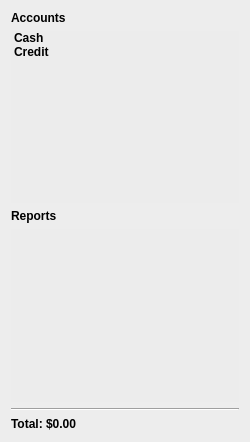
<?xml version="1.0" encoding="UTF-8"?>
<ui version="4.0">
 <class>SideBar</class>
 <widget class="QWidget" name="SideBar">
  <property name="geometry">
   <rect>
    <x>0</x>
    <y>0</y>
    <width>250</width>
    <height>442</height>
   </rect>
  </property>
  <property name="minimumSize">
   <size>
    <width>250</width>
    <height>0</height>
   </size>
  </property>
  <property name="maximumSize">
   <size>
    <width>250</width>
    <height>16777215</height>
   </size>
  </property>
  <property name="palette">
   <palette>
    <active>
     <colorrole role="Base">
      <brush brushstyle="SolidPattern">
       <color alpha="255">
        <red>255</red>
        <green>255</green>
        <blue>255</blue>
       </color>
      </brush>
     </colorrole>
     <colorrole role="Window">
      <brush brushstyle="SolidPattern">
       <color alpha="255">
        <red>237</red>
        <green>237</green>
        <blue>237</blue>
       </color>
      </brush>
     </colorrole>
    </active>
    <inactive>
     <colorrole role="Base">
      <brush brushstyle="SolidPattern">
       <color alpha="255">
        <red>255</red>
        <green>255</green>
        <blue>255</blue>
       </color>
      </brush>
     </colorrole>
     <colorrole role="Window">
      <brush brushstyle="SolidPattern">
       <color alpha="255">
        <red>237</red>
        <green>237</green>
        <blue>237</blue>
       </color>
      </brush>
     </colorrole>
    </inactive>
    <disabled>
     <colorrole role="Base">
      <brush brushstyle="SolidPattern">
       <color alpha="255">
        <red>237</red>
        <green>237</green>
        <blue>237</blue>
       </color>
      </brush>
     </colorrole>
     <colorrole role="Window">
      <brush brushstyle="SolidPattern">
       <color alpha="255">
        <red>237</red>
        <green>237</green>
        <blue>237</blue>
       </color>
      </brush>
     </colorrole>
    </disabled>
   </palette>
  </property>
  <property name="windowTitle">
   <string>Form</string>
  </property>
  <layout class="QVBoxLayout" name="verticalLayout">
   <item>
    <widget class="QFrame" name="frame">
     <property name="minimumSize">
      <size>
       <width>0</width>
       <height>0</height>
      </size>
     </property>
     <property name="maximumSize">
      <size>
       <width>16777215</width>
       <height>16777215</height>
      </size>
     </property>
     <property name="font">
      <font>
       <weight>75</weight>
       <bold>true</bold>
      </font>
     </property>
     <layout class="QGridLayout" name="gridLayout">
      <property name="horizontalSpacing">
       <number>0</number>
      </property>
      <property name="verticalSpacing">
       <number>-1</number>
      </property>
      <property name="margin">
       <number>0</number>
      </property>
      <item row="0" column="0" colspan="2">
       <widget class="QLabel" name="label">
        <property name="font">
         <font>
          <weight>75</weight>
          <bold>true</bold>
         </font>
        </property>
        <property name="text">
         <string>Accounts</string>
        </property>
       </widget>
      </item>
      <item row="1" column="0" colspan="3">
       <widget class="QListWidget" name="accountListWidget">
        <property name="palette">
         <palette>
          <active>
           <colorrole role="Base">
            <brush brushstyle="SolidPattern">
             <color alpha="255">
              <red>236</red>
              <green>236</green>
              <blue>236</blue>
             </color>
            </brush>
           </colorrole>
          </active>
          <inactive>
           <colorrole role="Base">
            <brush brushstyle="SolidPattern">
             <color alpha="255">
              <red>236</red>
              <green>236</green>
              <blue>236</blue>
             </color>
            </brush>
           </colorrole>
          </inactive>
          <disabled>
           <colorrole role="Base">
            <brush brushstyle="SolidPattern">
             <color alpha="255">
              <red>237</red>
              <green>237</green>
              <blue>237</blue>
             </color>
            </brush>
           </colorrole>
          </disabled>
         </palette>
        </property>
        <property name="focusPolicy">
         <enum>Qt::NoFocus</enum>
        </property>
        <property name="frameShape">
         <enum>QFrame::NoFrame</enum>
        </property>
        <property name="frameShadow">
         <enum>QFrame::Plain</enum>
        </property>
        <property name="lineWidth">
         <number>0</number>
        </property>
        <property name="uniformItemSizes">
         <bool>false</bool>
        </property>
        <property name="selectionRectVisible">
         <bool>true</bool>
        </property>
        <item>
         <property name="text">
          <string>Cash</string>
         </property>
        </item>
        <item>
         <property name="text">
          <string>Credit</string>
         </property>
        </item>
       </widget>
      </item>
      <item row="2" column="0" colspan="2">
       <widget class="QLabel" name="label_2">
        <property name="font">
         <font>
          <weight>75</weight>
          <bold>true</bold>
         </font>
        </property>
        <property name="text">
         <string>Reports</string>
        </property>
       </widget>
      </item>
      <item row="3" column="0" colspan="3">
       <widget class="QListWidget" name="reportListWidget">
        <property name="palette">
         <palette>
          <active>
           <colorrole role="Base">
            <brush brushstyle="SolidPattern">
             <color alpha="255">
              <red>236</red>
              <green>236</green>
              <blue>236</blue>
             </color>
            </brush>
           </colorrole>
          </active>
          <inactive>
           <colorrole role="Base">
            <brush brushstyle="SolidPattern">
             <color alpha="255">
              <red>236</red>
              <green>236</green>
              <blue>236</blue>
             </color>
            </brush>
           </colorrole>
          </inactive>
          <disabled>
           <colorrole role="Base">
            <brush brushstyle="SolidPattern">
             <color alpha="255">
              <red>237</red>
              <green>237</green>
              <blue>237</blue>
             </color>
            </brush>
           </colorrole>
          </disabled>
         </palette>
        </property>
        <property name="focusPolicy">
         <enum>Qt::NoFocus</enum>
        </property>
        <property name="autoFillBackground">
         <bool>false</bool>
        </property>
        <property name="frameShape">
         <enum>QFrame::NoFrame</enum>
        </property>
        <property name="frameShadow">
         <enum>QFrame::Plain</enum>
        </property>
        <property name="lineWidth">
         <number>0</number>
        </property>
        <property name="verticalScrollBarPolicy">
         <enum>Qt::ScrollBarAlwaysOff</enum>
        </property>
        <property name="horizontalScrollBarPolicy">
         <enum>Qt::ScrollBarAlwaysOff</enum>
        </property>
        <property name="viewMode">
         <enum>QListView::IconMode</enum>
        </property>
        <property name="wordWrap">
         <bool>true</bool>
        </property>
       </widget>
      </item>
      <item row="6" column="0" colspan="3">
       <widget class="QLabel" name="label_3">
        <property name="text">
         <string>Total: $0.00</string>
        </property>
       </widget>
      </item>
      <item row="4" column="0" colspan="3">
       <widget class="Line" name="line">
        <property name="lineWidth">
         <number>1</number>
        </property>
        <property name="orientation">
         <enum>Qt::Horizontal</enum>
        </property>
       </widget>
      </item>
     </layout>
    </widget>
   </item>
  </layout>
 </widget>
 <resources/>
 <connections/>
</ui>
